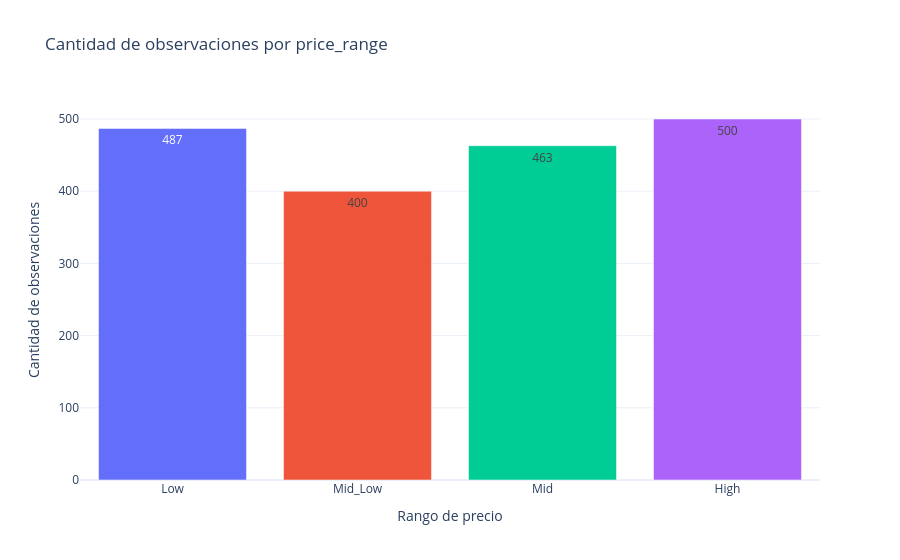

Notebook code cell kept with this figure:
### Code cell
orden = ['Low', 'Mid_Low', 'Mid', 'High']

conteo = (df['price_range']
          .value_counts()
          .reindex(orden)
          .rename_axis('price_range')
          .reset_index(name='Observaciones'))

fig = px.bar(conteo, x='price_range', y='Observaciones',
             text='Observaciones', color='price_range',
             category_orders={'price_range': orden},
             title='Cantidad de observaciones por price_range',
             template='plotly_white')
fig.update_layout(showlegend=False, xaxis_title='Rango de precio',
                  yaxis_title='Cantidad de observaciones')
fig.show()

### Figure 1 — Plotly figure (JSON) as saved in the notebook; plotly's stock layout.template omitted (floating-point values rounded to 4 significant figures)
{"data": [{"hovertemplate": "price_range=%{x}<br>Observaciones=%{text}<extra></extra>", "legendgroup": "Low", "marker": {"color": "#636efa", "pattern": {"shape": ""}}, "name": "Low", "orientation": "v", "showlegend": true, "text": [487.0], "textposition": "auto", "type": "bar", "x": ["Low"], "xaxis": "x", "y": [487], "yaxis": "y"}, {"hovertemplate": "price_range=%{x}<br>Observaciones=%{text}<extra></extra>", "legendgroup": "Mid_Low", "marker": {"color": "#EF553B", "pattern": {"shape": ""}}, "name": "Mid_Low", "orientation": "v", "showlegend": true, "text": [400.0], "textposition": "auto", "type": "bar", "x": ["Mid_Low"], "xaxis": "x", "y": [400], "yaxis": "y"}, {"hovertemplate": "price_range=%{x}<br>Observaciones=%{text}<extra></extra>", "legendgroup": "Mid", "marker": {"color": "#00cc96", "pattern": {"shape": ""}}, "name": "Mid", "orientation": "v", "showlegend": true, "text": [463.0], "textposition": "auto", "type": "bar", "x": ["Mid"], "xaxis": "x", "y": [463], "yaxis": "y"}, {"hovertemplate": "price_range=%{x}<br>Observaciones=%{text}<extra></extra>", "legendgroup": "High", "marker": {"color": "#ab63fa", "pattern": {"shape": ""}}, "name": "High", "orientation": "v", "showlegend": true, "text": [500.0], "textposition": "auto", "type": "bar", "x": ["High"], "xaxis": "x", "y": [500], "yaxis": "y"}], "layout": {"barmode": "relative", "legend": {"title": {"text": "price_range"}, "tracegroupgap": 0}, "showlegend": false, "title": {"text": "Cantidad de observaciones por price_range"}, "xaxis": {"anchor": "y", "categoryarray": ["Low", "Mid_Low", "Mid", "High"], "categoryorder": "array", "domain": [0, 1], "title": {"text": "Rango de precio"}}, "yaxis": {"anchor": "x", "domain": [0, 1], "title": {"text": "Cantidad de observaciones"}}}}
